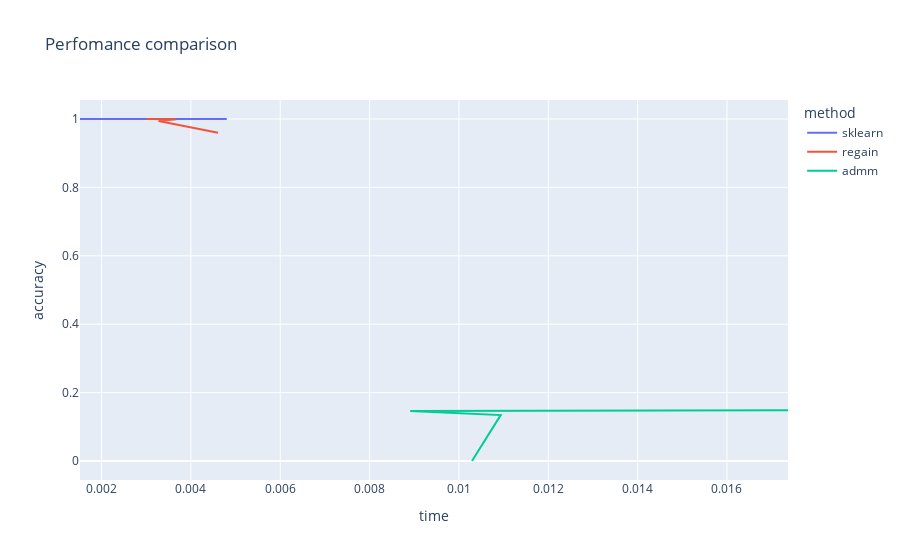

Here is the notebook cell this chart was saved with:
### Code cell
# fig = px.line(df, x="time", y="accuracy", color= "method",text="tol_rate", title='Perfomance comparison')
fig = px.line(df, x="time", y="accuracy", color= "method", title='Perfomance comparison')
fig.show()

### Figure 1 — Plotly figure (JSON) as saved in the notebook; plotly's stock layout.template omitted (floating-point values rounded to 4 significant figures)
{"data": [{"hovertemplate": "method=sklearn<br>time=%{x}<br>accuracy=%{y}<extra></extra>", "legendgroup": "sklearn", "line": {"color": "#636efa", "dash": "solid"}, "mode": "lines", "name": "sklearn", "orientation": "v", "showlegend": true, "type": "scatter", "x": [0.004803, 0.002603, 0.001518, 0.002371], "xaxis": "x", "y": [0.9999, 0.9999, 0.9999, 1], "yaxis": "y"}, {"hovertemplate": "method=regain<br>time=%{x}<br>accuracy=%{y}<extra></extra>", "legendgroup": "regain", "line": {"color": "#EF553B", "dash": "solid"}, "mode": "lines", "name": "regain", "orientation": "v", "showlegend": true, "type": "scatter", "x": [0.004609, 0.003277, 0.003674, 0.003002], "xaxis": "x", "y": [0.96, 0.9942, 0.9995, 1.0], "yaxis": "y"}, {"hovertemplate": "method=admm<br>time=%{x}<br>accuracy=%{y}<extra></extra>", "legendgroup": "admm", "line": {"color": "#00cc96", "dash": "solid"}, "mode": "lines", "name": "admm", "orientation": "v", "showlegend": true, "type": "scatter", "x": [0.01029, 0.01093, 0.00891, 0.01737], "xaxis": "x", "y": [0, 0.1342, 0.1465, 0.148], "yaxis": "y"}], "layout": {"legend": {"title": {"text": "method"}, "tracegroupgap": 0}, "title": {"text": "Perfomance comparison"}, "xaxis": {"anchor": "y", "domain": [0, 1], "title": {"text": "time"}}, "yaxis": {"anchor": "x", "domain": [0, 1], "title": {"text": "accuracy"}}}}
